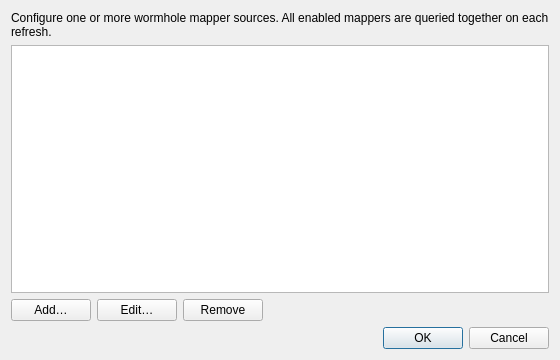
<?xml version="1.0" encoding="UTF-8"?>
<ui version="4.0">
 <class>MappersDialog</class>
 <widget class="QDialog" name="MappersDialog">
  <property name="geometry">
   <rect>
    <x>0</x>
    <y>0</y>
    <width>560</width>
    <height>360</height>
   </rect>
  </property>
  <property name="minimumSize">
   <size>
    <width>560</width>
    <height>360</height>
   </size>
  </property>
  <property name="font">
   <font>
    <family>Segoe UI</family>
    <pointsize>9</pointsize>
   </font>
  </property>
  <property name="windowTitle">
   <string>Mappers</string>
  </property>
  <property name="windowIcon">
   <iconset resource="../resources.qrc">
    <normaloff>:/images/app_icon.png</normaloff>:/images/app_icon.png</iconset>
  </property>
  <layout class="QVBoxLayout" name="verticalLayout">
   <item>
    <widget class="QLabel" name="label_intro">
     <property name="text">
      <string>Configure one or more wormhole mapper sources. All enabled mappers are queried together on each refresh.</string>
     </property>
     <property name="wordWrap">
      <bool>true</bool>
     </property>
    </widget>
   </item>
   <item>
    <widget class="QTableWidget" name="tableWidget_mappers">
     <property name="selectionBehavior">
      <enum>QAbstractItemView::SelectRows</enum>
     </property>
     <property name="selectionMode">
      <enum>QAbstractItemView::SingleSelection</enum>
     </property>
     <property name="editTriggers">
      <set>QAbstractItemView::NoEditTriggers</set>
     </property>
     <attribute name="horizontalHeaderStretchLastSection">
      <bool>true</bool>
     </attribute>
    </widget>
   </item>
   <item>
    <layout class="QHBoxLayout" name="horizontalLayout_buttons">
     <item>
      <widget class="QPushButton" name="pushButton_add">
       <property name="text">
        <string>Add&#8230;</string>
       </property>
      </widget>
     </item>
     <item>
      <widget class="QPushButton" name="pushButton_edit">
       <property name="text">
        <string>Edit&#8230;</string>
       </property>
      </widget>
     </item>
     <item>
      <widget class="QPushButton" name="pushButton_remove">
       <property name="text">
        <string>Remove</string>
       </property>
      </widget>
     </item>
     <item>
      <spacer name="horizontalSpacer">
       <property name="orientation">
        <enum>Qt::Horizontal</enum>
       </property>
       <property name="sizeHint" stdset="0">
        <size>
         <width>40</width>
         <height>20</height>
        </size>
       </property>
      </spacer>
     </item>
    </layout>
   </item>
   <item>
    <widget class="QDialogButtonBox" name="buttonBox">
     <property name="orientation">
      <enum>Qt::Horizontal</enum>
     </property>
     <property name="standardButtons">
      <set>QDialogButtonBox::Cancel|QDialogButtonBox::Ok</set>
     </property>
    </widget>
   </item>
  </layout>
 </widget>
 <resources>
  <include location="../resources.qrc"/>
 </resources>
 <connections>
  <connection>
   <sender>buttonBox</sender>
   <signal>accepted()</signal>
   <receiver>MappersDialog</receiver>
   <slot>accept()</slot>
   <hints>
    <hint type="sourcelabel">
     <x>248</x>
     <y>254</y>
    </hint>
    <hint type="destinationlabel">
     <x>157</x>
     <y>274</y>
    </hint>
   </hints>
  </connection>
  <connection>
   <sender>buttonBox</sender>
   <signal>rejected()</signal>
   <receiver>MappersDialog</receiver>
   <slot>reject()</slot>
   <hints>
    <hint type="sourcelabel">
     <x>316</x>
     <y>260</y>
    </hint>
    <hint type="destinationlabel">
     <x>286</x>
     <y>274</y>
    </hint>
   </hints>
  </connection>
 </connections>
</ui>
